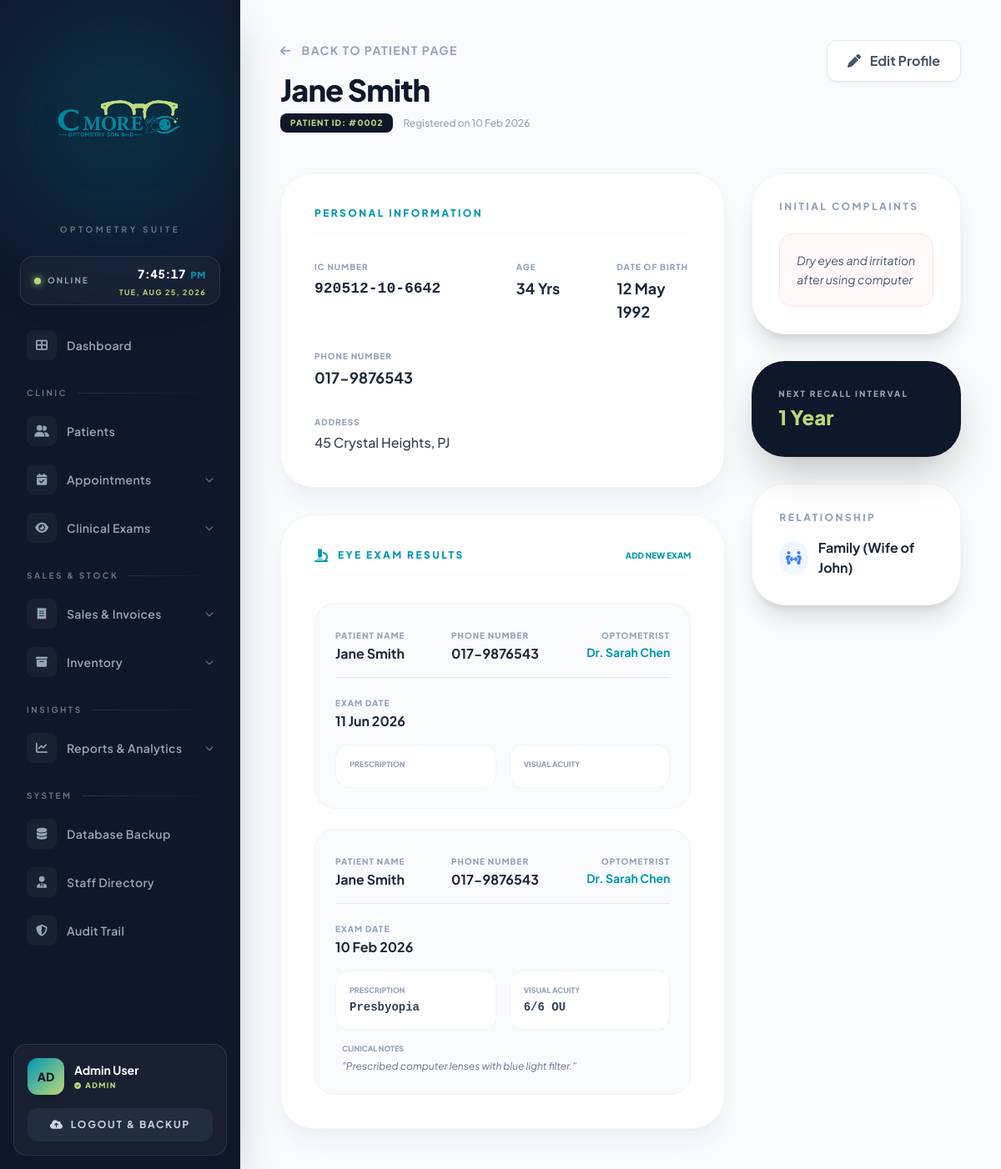
/patient_details.php?id=2 (signed in), run on an earlier commit of the app's database.
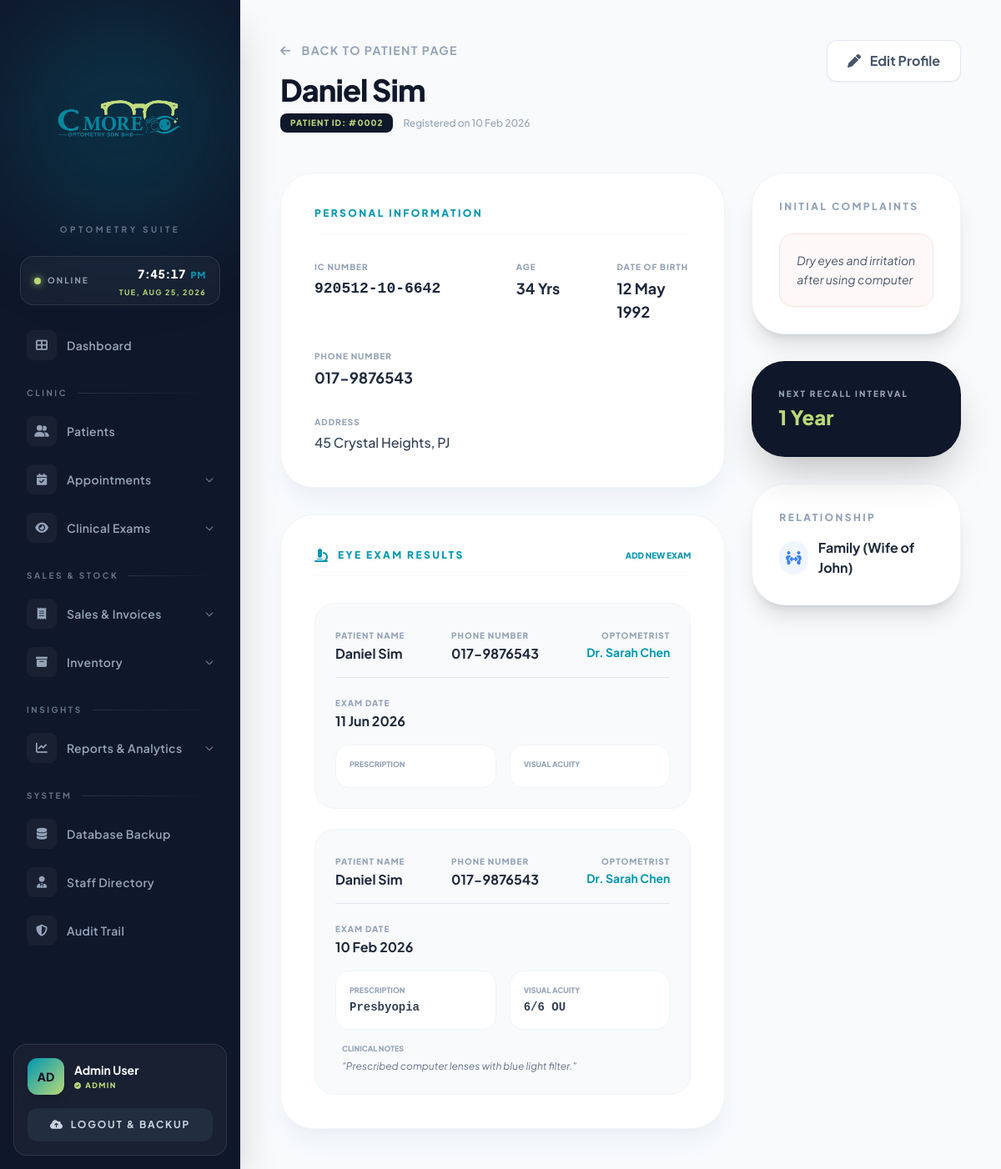
And on a later commit of the database.
### tables this page shows
CREATE TABLE `patient` (
  `PATIENT_ID` int(11) NOT NULL AUTO_INCREMENT,
  `NAME` varchar(100) NOT NULL,
  `IC_NUMBER` varchar(20) DEFAULT NULL,
  `PHONE_NUMBER` varchar(20) DEFAULT NULL,
  `ADDRESS` text DEFAULT NULL,
  `REGISTRATION_DATE` date NOT NULL,
  `CONNECTION_RELATIONSHIP` varchar(100) DEFAULT NULL,
  `FOLLOW_UP_INTERVAL` varchar(50) DEFAULT NULL,
  `COMPLAINTS` text DEFAULT NULL,
  PRIMARY KEY (`PATIENT_ID`),
  UNIQUE KEY `IC_NUMBER` (`IC_NUMBER`)
);

CREATE TABLE `eye_examination` (
  `EXAM_ID` int(11) NOT NULL AUTO_INCREMENT,
  `PATIENT_ID` int(11) NOT NULL,
  `OPTOMETRIST_ID` int(11) NOT NULL,
  `EXAM_DATE` date NOT NULL,
  `VISUAL_ACUITY_RESULTS` text DEFAULT NULL,
  `PRESCRIPTION_RESULT` text DEFAULT NULL,
  `RE_SPH` varchar(10) DEFAULT NULL,
  `RE_CYL` varchar(10) DEFAULT NULL,
  `RE_AXIS` varchar(10) DEFAULT NULL,
  `RE_ADD` varchar(10) DEFAULT NULL,
  `LE_SPH` varchar(10) DEFAULT NULL,
  `LE_CYL` varchar(10) DEFAULT NULL,
  `LE_AXIS` varchar(10) DEFAULT NULL,
  `LE_ADD` varchar(10) DEFAULT NULL,
  `PD` varchar(10) DEFAULT NULL,
  `CLINICAL_NOTES` text DEFAULT NULL,
  PRIMARY KEY (`EXAM_ID`),
  KEY `fk_exam_patient` (`PATIENT_ID`),
  KEY `fk_exam_optom` (`OPTOMETRIST_ID`),
  CONSTRAINT `fk_exam_optom` FOREIGN KEY (`OPTOMETRIST_ID`) REFERENCES `user` (`USER_ID`) ON DELETE CASCADE,
  CONSTRAINT `fk_exam_patient` FOREIGN KEY (`PATIENT_ID`) REFERENCES `patient` (`PATIENT_ID`) ON DELETE CASCADE
);

CREATE TABLE `user` (
  `USER_ID` int(11) NOT NULL AUTO_INCREMENT,
  `NAME` varchar(100) NOT NULL,
  `EMAIL` varchar(100) NOT NULL,
  `PASSWORD` varchar(255) NOT NULL,
  `ROLE` varchar(50) NOT NULL,
  `FIRST_LOGIN_OTP` tinyint(1) DEFAULT 1,
  PRIMARY KEY (`USER_ID`),
  UNIQUE KEY `EMAIL` (`EMAIL`)
);

### patient_details.php (the view, shortened to what the changed rows need)
<?php
include('config.php');
function parse_malaysian_ic($ic) {
    $clean_ic = preg_replace('/[^0-9]/', '', $ic);
    $yy = substr($clean_ic, 0, 2);
    $mm = substr($clean_ic, 2, 2);
    $dd = substr($clean_ic, 4, 2);
    $current_yy = (int)date('y');
    $year = ((int)$yy > $current_yy) ? "19$yy" : "20$yy";
    if (checkdate((int)$mm, (int)$dd, (int)$year)) {
        $dob_date = new DateTime("$year-$mm-$dd");
        $now = new DateTime();
        $age = $now->diff($dob_date)->y;
        return [
            'age' => $age . ' Yrs',
            'dob' => $dob_date->format('d M Y')
        ];
    }
    return ['age' => 'N/A', 'dob' => 'N/A'];
}
$id = isset($_GET['id']) ? mysqli_real_escape_string($conn, $_GET['id']) : '';
$sql = "SELECT * FROM PATIENT WHERE PATIENT_ID = '$id'";
$res = mysqli_query($conn, $sql);
$patient = mysqli_fetch_assoc($res);
$ic_info = parse_malaysian_ic($patient['IC_NUMBER']);
?>
<!DOCTYPE html>
<html lang="en">
<head>
    <script src="https://cdn.tailwindcss.com"></script>
    <link rel="stylesheet" href="https://cdnjs.cloudflare.com/ajax/libs/font-awesome/6.0.0/css/all.min.css">
</head>
<body class="bg-[#f8fafc] flex min-h-screen text-slate-900">
    <?php include('sidebar.php'); ?>
    <main class="flex-1 ml-72 p-12">
        <header class="flex justify-between items-start mb-12">
            <div>
                <a href="patients.php" class="text-slate-400 text-sm font-bold uppercase tracking-widest hover:text-[#0097B2] transition">
                    <i class="fa-solid fa-arrow-left mr-2"></i> Back to Patient Page
                </a>
                <h1 class="text-4xl font-extrabold text-slate-900 tracking-tight mt-4"><?php echo htmlspecialchars($patient['NAME']); ?></h1>
                <div class="flex items-center space-x-3 mt-2">
                    <span class="px-3 py-1 bg-slate-900 text-[#B9D977] rounded-lg text-[10px] font-black uppercase tracking-widest">
                        Patient ID: #<?php echo str_pad($patient['PATIENT_ID'], 4, '0', STR_PAD_LEFT); ?>
                    </span>
                    <span class="text-slate-400 text-xs font-medium">
                        Registered on <?php echo date('d M Y', strtotime($patient['REGISTRATION_DATE'])); ?>
                    </span>
                </div>
            </div>
        </header>
        <div class="grid grid-cols-1 lg:grid-cols-3 gap-8">
            <div class="lg:col-span-2 space-y-8">
                <section class="bg-white p-10 rounded-[2.5rem] border border-slate-100 shadow-xl shadow-slate-200/40">
                    <div class="grid grid-cols-1 md:grid-cols-2 lg:grid-cols-4 gap-8">
                        <?php if(!empty($patient['IC_NUMBER'])): ?>
                        <div class="col-span-2">
                            <p class="text-[10px] font-black uppercase text-slate-400 tracking-widest mb-1">IC Number</p>
                            <p class="text-slate-800 font-bold font-mono text-lg"><?php echo htmlspecialchars($patient['IC_NUMBER']); ?></p>
                        </div>
                        <div>
                            <p class="text-[10px] font-black uppercase text-slate-400 tracking-widest mb-1">Age</p>
                            <p class="text-slate-800 font-bold text-lg"><?php echo $ic_info['age']; ?></p>
                        </div>
                        <div>
                            <p class="text-[10px] font-black uppercase text-slate-400 tracking-widest mb-1">Date of Birth</p>
                            <p class="text-slate-800 font-bold text-lg"><?php echo $ic_info['dob']; ?></p>
                        </div>
                        <?php endif; ?>
                        <div class="col-span-2">
                            <p class="text-[10px] font-black uppercase text-slate-400 tracking-widest mb-1">Phone Number</p>
                            <p class="text-slate-800 font-bold text-lg"><?php echo htmlspecialchars($patient['PHONE_NUMBER']); ?></p>
                        </div>
                        <div class="col-span-2 lg:col-span-4">
                            <p class="text-[10px] font-black uppercase text-slate-400 tracking-widest mb-1">Address</p>
                            <p class="text-slate-700 leading-relaxed font-medium"><?php echo htmlspecialchars($patient['ADDRESS']); ?></p>
                        </div>
                    </div>
                </section>
                <section class="bg-white p-10 rounded-[2.5rem] border border-slate-100 shadow-xl shadow-slate-200/40">
                    <div class="space-y-6">
                        <?php
                        $exam_sql = "SELECT E.*, U.NAME as DOC_NAME
                                    FROM EYE_EXAMINATION E
                                    JOIN USER U ON E.OPTOMETRIST_ID = U.USER_ID
                                    WHERE E.PATIENT_ID = '$id'
                                    ORDER BY E.EXAM_DATE DESC";
                        $exam_res = mysqli_query($conn, $exam_sql);
                        if(mysqli_num_rows($exam_res) > 0):
                            while($exam = mysqli_fetch_assoc($exam_res)):
                        ?>
                        <div class="bg-slate-50 p-6 rounded-3xl border border-slate-100 group hover:border-[#B9D977] transition-all">
                            <div class="grid grid-cols-1 md:grid-cols-3 gap-4 mb-4 pb-4 border-b border-slate-200">
                                <div>
                                    <span class="text-[10px] font-black text-slate-400 uppercase tracking-widest">Patient Name</span>
                                    <p class="font-bold text-slate-800"><?php echo htmlspecialchars($patient['NAME']); ?></p>
                                </div>
                                <div>
                                    <span class="text-[10px] font-black text-slate-400 uppercase tracking-widest">Phone Number</span>
                                    <p class="font-bold text-slate-800"><?php echo htmlspecialchars($patient['PHONE_NUMBER']); ?></p>
                                </div>
                                <div class="text-right">
                                    <span class="text-[10px] font-black text-slate-400 uppercase tracking-widest">Optometrist</span>
                                    <p class="text-sm font-bold text-[#0097B2]"><?php echo htmlspecialchars($exam['DOC_NAME']); ?></p>
                                </div>
                            </div>
                            <div class="flex justify-between items-start">
                                <div>
                                    <span class="text-[10px] font-black text-slate-400 uppercase tracking-widest">Exam Date</span>
                                    <p class="font-bold text-slate-800"><?php echo date('d M Y', strtotime($exam['EXAM_DATE'])); ?></p>
                                </div>
                            </div>
                            <div class="grid grid-cols-1 md:grid-cols-2 gap-4 mt-4">
                                <div class="bg-white p-4 rounded-2xl border border-slate-100">
                                    <p class="text-[9px] font-black text-slate-400 uppercase mb-1">Prescription</p>
                                    <p class="text-sm font-mono font-bold text-slate-700"><?php echo htmlspecialchars($exam['PRESCRIPTION_RESULT']); ?></p>
                                </div>
                                <div class="bg-white p-4 rounded-2xl border border-slate-100">
                                    <p class="text-[9px] font-black text-slate-400 uppercase mb-1">Visual Acuity</p>
                                    <p class="text-sm font-mono font-bold text-slate-700"><?php echo htmlspecialchars($exam['VISUAL_ACUITY_RESULTS']); ?></p>
                                </div>
                            </div>
                            <?php if(!empty($exam['CLINICAL_NOTES'])): ?>
                            <div class="mt-4 px-2">
                                <p class="text-[9px] font-black text-slate-400 uppercase mb-1">Clinical Notes</p>
                                <p class="text-xs text-slate-500 leading-relaxed italic">"<?php echo nl2br(htmlspecialchars($exam['CLINICAL_NOTES'])); ?>"</p>
                            </div>
                            <?php endif; ?>
                        </div>
                        <?php endwhile; else: ?>
                            <p class="text-center py-10 text-slate-400 italic text-sm">No clinical examinations recorded yet.</p>
                        <?php endif; ?>
                    </div>
                </section>
            </div>
            <div class="space-y-8">
                <section class="bg-white p-8 rounded-[2.5rem] border border-slate-100 shadow-xl">
                    <div class="bg-red-50/50 p-5 rounded-2xl border border-red-100">
                        <p class="text-sm text-slate-600 leading-relaxed italic">
                            <?php echo !empty($patient['COMPLAINTS']) ? nl2br(htmlspecialchars($patient['COMPLAINTS'])) : 'No complaints recorded.'; ?>
                        </p>
                    </div>
                </section>
                <div class="bg-slate-900 p-8 rounded-[2.5rem] text-white shadow-2xl relative overflow-hidden">
                    <div class="relative z-10">
                        <h4 class="text-[10px] font-black uppercase tracking-[0.2em] text-slate-400">Next Recall Interval</h4>
                        <p class="text-2xl font-black mt-1 text-[#B9D977]">
                            <?php echo !empty($patient['FOLLOW_UP_INTERVAL']) ? htmlspecialchars($patient['FOLLOW_UP_INTERVAL']) : 'Not Set'; ?>
                        </p>
                    </div>
                </div>
                <section class="bg-white p-8 rounded-[2.5rem] border border-slate-100 shadow-xl">
                    <div class="flex items-center space-x-3">
                        <div class="w-10 h-10 rounded-full bg-blue-50 flex items-center justify-center text-blue-500">
                            <i class="fa-solid fa-people-arrows"></i>
                        </div>
                        <p class="text-slate-800 font-bold"><?php echo !empty($patient['CONNECTION_RELATIONSHIP']) ? htmlspecialchars($patient['CONNECTION_RELATIONSHIP']) : 'None'; ?></p>
                    </div>
                </section>
            </div>
        </div>
    </main>
</body>
</html>

What changed in the data, as far as the page shows it:
changed patient "1 Year": NAME "Jane Smith" → "Daniel Sim"
changed through a linked row, eye_examination "11 Jun 2026": PATIENT_ID.NAME "Jane Smith" → "Daniel Sim"
changed through a linked row, eye_examination "10 Feb 2026": PATIENT_ID.NAME "Jane Smith" → "Daniel Sim"
